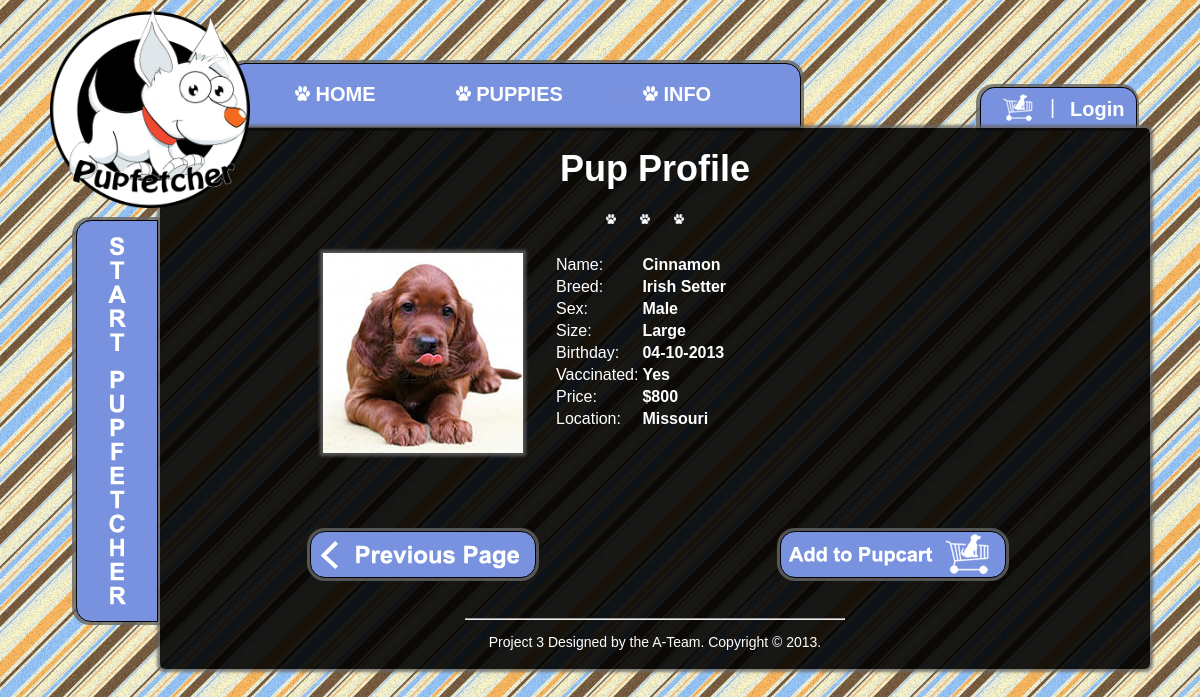
Page /pupInfo.php?id=13 on the committed database.
### tables this page shows
CREATE TABLE `puppies` (
  `puppy_id` int(10) NOT NULL,
  `name` varchar(50) NOT NULL,
  `breed` varchar(100) NOT NULL,
  `sex` varchar(10) NOT NULL,
  `size` varchar(20) NOT NULL,
  `birthday` varchar(15) NOT NULL,
  `location` varchar(50) NOT NULL,
  `price` varchar(10) NOT NULL,
  `vaccination` int(1) NOT NULL,
  `img_name` varchar(100) NOT NULL
);

### pupInfo.php (the view, shortened to what this page needs)
</html><!DOCTYPE html PUBLIC "-//W3C//DTD XHTML 1.0 Transitional//EN" "http://www.w3.org/TR/xhtml1/DTD/xhtml1-transitional.dtd">
<html xmlns="http://www.w3.org/1999/xhtml">
  <head>
    <link rel="stylesheet" type="text/css" href="css/style.css">
    <link rel="stylesheet" type="text/css" href="css/pupInfo.css">
  </head>
  <body>
    <div class="container">
		<?php
        include("navBar.php");
        if (!isset($_SESSION['myusername']))
            {
                include("login.php");
            }
            else
            {
                include("logoutbutton.php");
            }
        ?>
        <div class="contentProfile">
          <?php
            $q2 = "SELECT MAX(puppy_id) FROM `puppies`";
            $result = mysql_fetch_array(mysql_query($q2));
            $id = (isset($_GET['id']) && $_GET['id'] <= $result[0]) ? $_GET['id'] : 1;
            $q1 = "SELECT * FROM `puppies` WHERE `puppy_id`=" . $id;
            $blah = mysql_query($q1);
            while($puppy = mysql_fetch_assoc($blah))
            {
              $pupName = $puppy['name'];
              $breed = $puppy['breed'];
              $birthday = $puppy['birthday'];
              $sex = $puppy['sex'];
              $size = $puppy['size'];
              if ($puppy['vaccination'] == 1)
                $vaccin = "Yes";
              else
                $vaccin = "No";
              $price = $puppy['price'];
              $location = $puppy['location'];
              $img = $puppy['img_name'];
            }
          ?>
          <div class="title">
            Pup Profile
           </div>
     <div class="paws">
     <img src="img/paw.png" name="paw" width="10" height="10" class="paw"/>
     <img src="img/paw.png" name="paw" width="10" height="10" class="paw"/>
     <img src="img/paw.png" name="paw" width="10" height="10" class="paw"/>
     </div>
     <div class="pupInfo">
         <div class="puppic">
    	<?php echo"<img src='$img' alt='Demo image' id='11' />"; ?>
      </div>
    <?php
            echo "<table>";
            echo "<tr><td>Name:</td><td><b>$pupName</b></td></tr>";
            echo "<tr><td>Breed:</td><td><b>$breed</b></td></tr>";
            echo "<tr><td>Sex:</td><td><b>$sex</b></td></tr>";
            echo "<tr><td>Size:</td><td><b>$size</b></td></tr>";
            echo "<tr><td>Birthday:</td><td><b>$birthday</b></td></tr>";
            echo "<tr><td>Vaccinated:</td><td><b>$vaccin</b></td></tr>";
            echo "<tr><td>Price:</td><td><b>$$price</b></td></tr>";
            echo "<tr><td>Location:</td><td><b>$location</b></td></tr>";
            echo "</table>";
    ?>
    </div>
	<?php
	echo "<div class='previousButton'>";
		echo "<a href='javascript:javascript:history.go(-1)'><img src='img/previous.png'/></a>";
		echo "</div>";
    echo "<div class='infoButtons3'>";
		echo"<a href='pupCart.php?id=" . $id . "'> <img src='img/pupcart.png'/></a>";
		echo "</div>";
    ?>
      <div class="footer">
      <hr/>
         <p>Project 3 Designed by the A-Team. Copyright &copy; 2013.</p>
        </div>
      </div>
    <?php
    include("sidebar.php");
    ?>
      </div>
  </body>
</html>

### css/style.css (style rules this page uses)
body { background-image: url(../img/tile2.png); background-color: #FFFFFF; background-repeat: repeat; font-family: Helvetica,Arial, sans-serif; font-weight: normal; }
.container { width: 1100px; margin: 0 auto; }
.title { font-size: 36px; text-align: center; font-weight: bold; margin-bottom: 20px; color: #FFF; }
.paws { text-align:center; }
.paw { padding-right:20px; }
table { color:rgb(255,255,255); white-space: normal; line-height: normal; font-weight: normal; font-size: medium; font-variant: normal; font-style: normal; text-align: start; }
.footer { padding-left:30%; padding-right:30%; text-align:center; margin-top:30px; font-size: 14px; color: #FFF; }
a:link { color: #FFFFFF; text-decoration: none; }
p { color:white; maring-top:-20px; }

### css/pupInfo.css (style rules this page uses)
.contentProfile { background-image: url(../img/back_cell2.png); background-repeat: repeat; height:auto; width: 950px; margin-left:110px; margin-top:-80px; padding:20px; padding-bottom:5px; -moz-box-shadow: 0 0 3px 3px rgba(100, 100, 100, 0.8); -webkit-box-shadow: 0 0 3px 3px rgba(100, 100, 100, 0.8); box-shadow: 0 0 3px 3px rgba(100, 100, 100, 0.8); -moz-border-radius: 5px; -webkit-border-radius: 5px; -khtml-border-radius: 5px; border-radius: 5px; position:relative; z-index:1; }
.puppic { float:left; margin-right: 30px; -moz-box-shadow: 0 0 3px 3px rgba(100, 100, 100, 0.8); -webkit-box-shadow: 0 0 3px 3px rgba(100, 100, 100, 0.8); box-shadow: 0 0 3px 3px rgba(100, 100, 100, 0.8); }
.pupInfo { padding-top: 25px; margin-left: 143px; margin-right: 5%; margin-bottom: 100px; color: rgb(255,255,255); }
.pupInfo td { color: rgb(255,255,255); }
.infoButtons3 { position: absolute; float: right; margin-left: 600px; margin-top: -87px; background-color: rgb(121,146,223); height: 45px; width: 224px; border: thin solid rgb(0,0,0); -moz-box-shadow: 0px 0 0px 3px rgba(100, 100, 100, 0.8); -webkit-box-shadow: 0px 0 0px 3px rgba(100, 100, 100, 0.8); box-shadow: 0px 0 0px 3px rgba(100, 100, 100, 0.8); -moz-border-radius: 15px 15px 15px 15px; -webkit-border-radius: 15px 15px 15px 15px; -khtml-border-radius: 15px 15px 15px 15px; border-radius: 15px 15px 15px 15px; cursor:pointer; z-index: 1; }
.previousButton { font-size:24px; text-align:center; margin-left: 130px; margin-bottom:40px; background-color: rgb(121,146,223); height: 45px; width: 224px; border: thin solid rgb(0,0,0); -moz-box-shadow: 0px 0 0px 3px rgba(100, 100, 100, 0.8); -webkit-box-shadow: 0px 0 0px 3px rgba(100, 100, 100, 0.8); box-shadow: 0px 0 0px 3px rgba(100, 100, 100, 0.8); -moz-border-radius: 15px 15px 15px 15px; -webkit-border-radius: 15px 15px 15px 15px; -khtml-border-radius: 15px 15px 15px 15px; border-radius: 15px 15px 15px 15px; cursor:pointer; z-index: 1; }

### rows in the picture
puppies: img_name (picture), name "Cinnamon", breed "Irish Setter", sex "Male", size "Large", birthday "04-10-2013", vaccination "Yes", price "800", location "Missouri"
